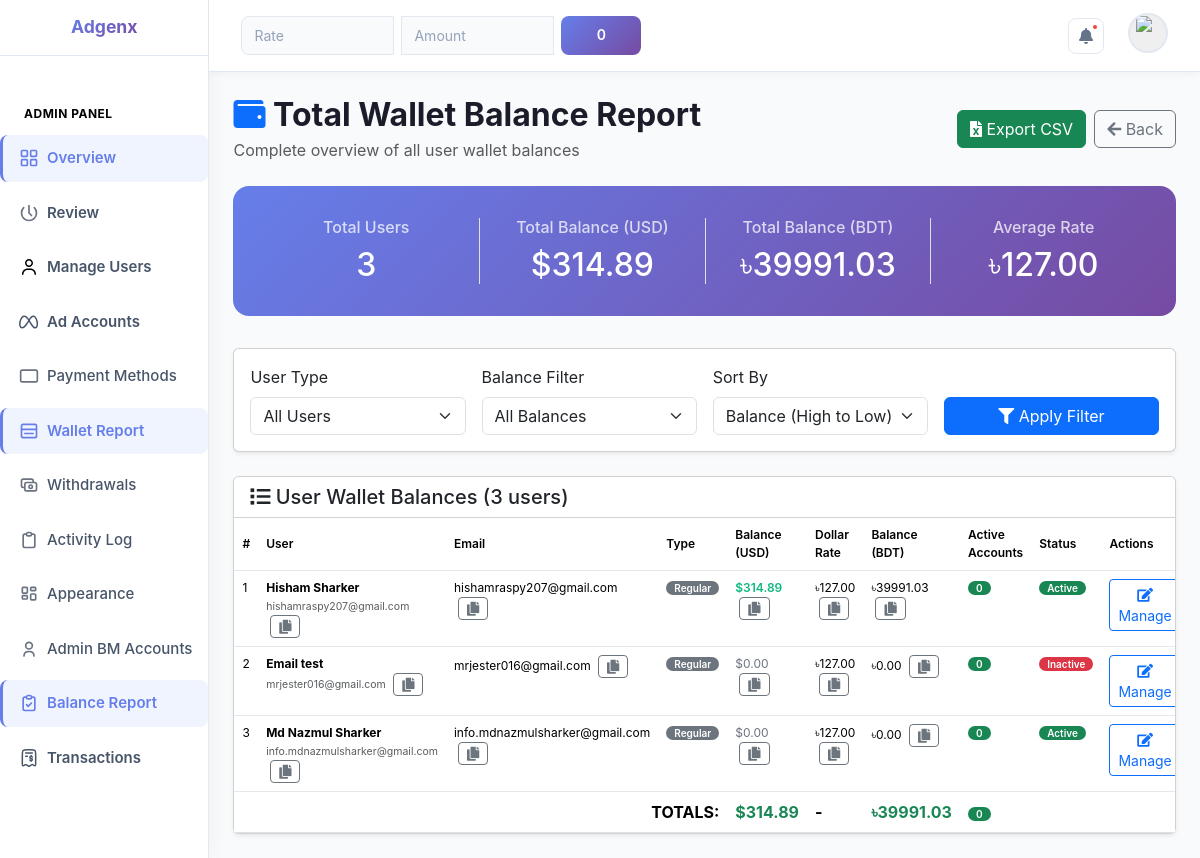
/admin_dashboard/wallet_balance_report/ (signed in), run on an earlier commit of the app's database.
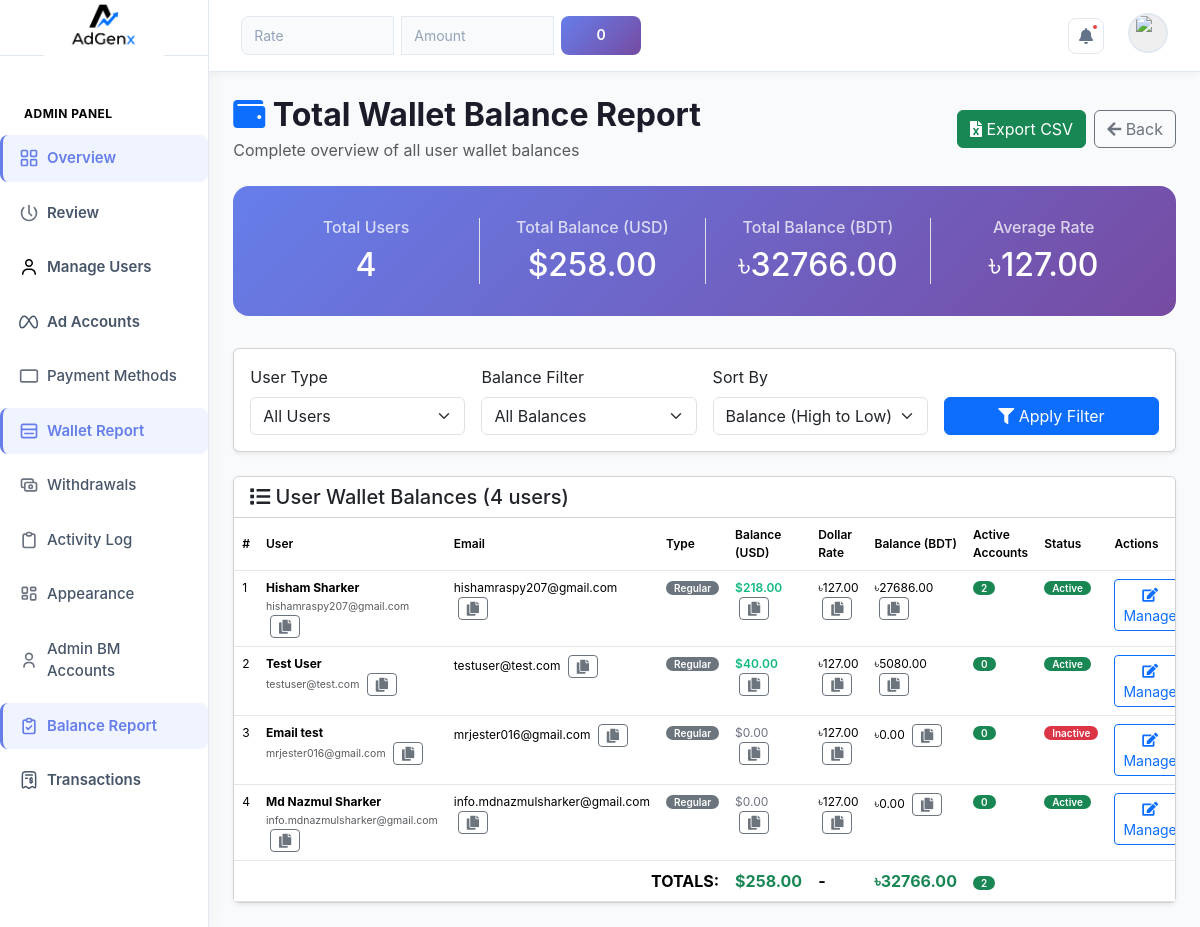
And on a later commit of the database.
### dashboard/models.py (models this page shows, shortened)
class Wallet(models.Model):
    user = models.OneToOneField(User, on_delete=models.CASCADE)
    balance = models.DecimalField(max_digits=10, decimal_places=2, default=0.00)
    dollar_rate = models.DecimalField(max_digits=10, decimal_places=2, default=127.00)

class User(AbstractUser):
    phone_number = models.CharField(max_length=20, blank=True)
    is_verified = models.BooleanField(default=False)
    is_manual_client = models.BooleanField(default=False)
    notes = models.TextField(blank=True)
    include_in_profit_reports = models.BooleanField(default=True)
    created_by = models.ForeignKey('self', on_delete=models.SET_NULL, null=True, blank=True)
    dollar_rate = models.DecimalField(max_digits=10, decimal_places=2, default=110)

### admin_dashboard/models.py (models this page shows, shortened)
class SiteSettings(models.Model):
    hero_title_line1 = models.CharField(max_length=100, default='Scale Your Ads.')
    hero_title_line2 = models.CharField(max_length=100, default='Faster & Smarter.')
    hero_subtitle = models.TextField(default='Get premium ad accounts for Facebook, TikTok & Google Ads. Top up instantly, manage everything from one dashboard.')
    hero_badge_text = models.CharField(max_length=100, default='Trusted Ad Account Platform')
    stat_users = models.CharField(max_length=20, default='500+')
    stat_ad_spend = models.CharField(max_length=20, default='$2M+')
    about_title = models.CharField(max_length=150, default='We Help Advertisers Run Ads Without Limits')
    about_body1 = models.TextField(default='Adgenx was founded by a team of performance marketers who were tired of getting ad accounts banned, restricted, or limited.')
    about_body2 = models.TextField(default='Our team manages every account personally — ensuring fast top-ups, zero downtime, and full transparency in every transaction.')
    about_founded_year = models.CharField(max_length=10, default='2022')
    about_stat_clients = models.CharField(max_length=20, default='500+')
    about_stat_spend = models.CharField(max_length=20, default='$2M+')
    about_stat_uptime = models.CharField(max_length=20, default='99%')
    whatsapp_number = models.CharField(max_length=30, blank=True, default='8801XXXXXXXXX')
    email_support = models.EmailField(blank=True, default='support@adgenx.com')
    facebook_url = models.URLField(blank=True, default='#')
    telegram_url = models.URLField(blank=True, default='#')
    tiktok_url = models.URLField(blank=True, default='#')
    instagram_url = models.URLField(blank=True, default='#')
    footer_tagline = models.CharField(max_length=200, default='Premium ad account management platform for Facebook, TikTok & Google Ads. Scale without limits.')
    logo = models.ImageField(upload_to='logos/', blank=True, null=True, help_text='Upload logo image (max 2MB, PNG/JPG recommended)')
    class Meta:
        verbose_name = 'Site Settings'
    @classmethod
    def get(cls):
        obj, _ = cls.objects.get_or_create(pk=1)
        return obj

### admin_dashboard/views.py (the view)
# urls.py: path('wallet_balance_report/', views.wallet_balance_report, name='wallet_balance_report'),
@login_required(login_url='auth')
@require_permission('can_review_deposits')
def wallet_balance_report(request):
    from decimal import Decimal
    from django.db.models import Count, Avg
    user_type = request.GET.get('user_type', 'all')
    balance_filter = request.GET.get('balance_filter', 'all')
    sort_by = request.GET.get('sort_by', 'balance_desc')
    wallets_qs = Wallet.objects.select_related('user').filter(user__is_staff=False)
    if user_type == 'manual':
        wallets_qs = wallets_qs.filter(user__is_manual_client=True)
    elif user_type == 'regular':
        wallets_qs = wallets_qs.filter(user__is_manual_client=False)
    if balance_filter == 'positive':
        wallets_qs = wallets_qs.filter(balance__gt=0)
    elif balance_filter == 'zero':
        wallets_qs = wallets_qs.filter(balance=0)
    elif balance_filter == 'negative':
        wallets_qs = wallets_qs.filter(balance__lt=0)
    if sort_by == 'balance_desc':
        wallets_qs = wallets_qs.order_by('-balance')
    elif sort_by == 'balance_asc':
        wallets_qs = wallets_qs.order_by('balance')
    elif sort_by == 'name':
        wallets_qs = wallets_qs.order_by('user__first_name', 'user__last_name')
    elif sort_by == 'recent':
        wallets_qs = wallets_qs.order_by('-user__date_joined')
    total_balance_usd = wallets_qs.aggregate(total=Sum('balance'))['total'] or Decimal('0')
    avg_dollar_rate = wallets_qs.aggregate(avg=Avg('dollar_rate'))['avg'] or Decimal('127.00')
    total_users = wallets_qs.count()
    wallets_list = []
    total_balance_bdt = Decimal('0')
    total_active_accounts = 0
    for wallet in wallets_qs:
        wallet.balance_bdt = wallet.balance * wallet.dollar_rate
        wallet.active_accounts = AdAccount.objects.filter(user=wallet.user, status='active').count()
        total_balance_bdt += wallet.balance_bdt
        total_active_accounts += wallet.active_accounts
        wallets_list.append(wallet)
    wallets = paginate_data(request, wallets_list, 50)
    context = {
        'wallets': wallets,
        'total_users': total_users,
        'total_balance_usd': total_balance_usd,
        'total_balance_bdt': total_balance_bdt,
        'avg_dollar_rate': avg_dollar_rate,
        'total_active_accounts': total_active_accounts,
        'user_type': user_type,
        'balance_filter': balance_filter,
        'sort_by': sort_by,
    }
    return render(request, 'wallet_balance_report.html', context)

### admin_dashboard/context_processors.py (called while the page is built)
def site_settings(request):
    settings = SiteSettings.get()
    return {
        'settings': settings,
    }

### dashboard/group_permissions.py (called while the page is built)
def require_group_permission(permission_codename):
    def decorator(view_func):
        @wraps(view_func)
        def wrapper(request, *args, **kwargs):
            if GroupPermissionManager.user_has_permission(request.user, permission_codename):
                return view_func(request, *args, **kwargs)
            messages.error(
                request,
                f'Access Denied: You do not have the required permission.'
            )
            return redirect('index')
        return wrapper
    return decorator

def group_permissions_context(request):
    context = {
        'user_permissions': {},
        'user_groups': [],
    }
    if request.user.is_authenticated:
        context['user_permissions'] = GroupPermissionManager.get_user_permissions(request.user)
        context['user_groups'] = GroupPermissionManager.get_user_groups(request.user)
    return context

    @staticmethod
    def get_user_groups(user):
        return [g.name for g in user.groups.all()]

### admin_dashboard/templates/wallet_balance_report.html (shortened to what the changed rows need)
{% extends 'layout.html' %}
{% load static %}
{% block content %}
<div class="container-fluid py-4 px-4">
    <div class="d-flex justify-content-between align-items-center mb-4">
        <div>
            <h2 class="fw-bold mb-1">
                <i class="fas fa-wallet text-primary"></i> Total Wallet Balance Report
            </h2>
        </div>
    </div>
    <div class="summary-card">
        <div class="row">
            <div class="col-md-3 text-center">
                <h6 class="mb-2 opacity-75">Total Users</h6>
                <h2 class="mb-0">{{ total_users }}</h2>
            </div>
            <div class="col-md-3 text-center border-start">
                <h6 class="mb-2 opacity-75">Total Balance (USD)</h6>
                <h2 class="mb-0">${{ total_balance_usd|floatformat:2 }}</h2>
            </div>
            <div class="col-md-3 text-center border-start">
                <h6 class="mb-2 opacity-75">Total Balance (BDT)</h6>
                <h2 class="mb-0">৳{{ total_balance_bdt|floatformat:2 }}</h2>
            </div>
            <div class="col-md-3 text-center border-start">
                <h2 class="mb-0">৳{{ avg_dollar_rate|floatformat:2 }}</h2>
            </div>
        </div>
    </div>
    <div class="card shadow-sm">
        <div class="card-header bg-white">
            <h5 class="mb-0"><i class="fas fa-list"></i> User Wallet Balances ({{ wallets.paginator.count }} users)</h5>
        </div>
        <div class="card-body p-0">
            <div class="table-responsive">
                <table class="table table-hover mb-0" id="walletTable">
                    <thead class="bg-light">
                        <tr>
                            <th>#</th>
                            <th>User</th>
                            <th>Email</th>
                            <th>Type</th>
                            <th>Balance (USD)</th>
                            <th>Dollar Rate</th>
                            <th>Balance (BDT)</th>
                            <th>Active Accounts</th>
                            <th>Status</th>
                            <th>Actions</th>
                        </tr>
                    </thead>
                    <tbody>
                        {% for wallet in wallets %}
                        <tr>
                            <td>{{ forloop.counter }}</td>
                            <td>
                                <strong>{{ wallet.user.first_name }} {{ wallet.user.last_name }}</strong>
                                <br><small class="text-muted">{{ wallet.user.username }}</small>
                                <button class="btn btn-sm btn-outline-secondary py-0 px-2 ms-1" onclick="copyToClipboard('{{ wallet.user.username }}', this)" title="Copy Username">
                                  <i class="fas fa-copy"></i>
                                </button>
                            </td>
                            <td>
                                {{ wallet.user.email }}
                                <button class="btn btn-sm btn-outline-secondary py-0 px-2 ms-1" onclick="copyToClipboard('{{ wallet.user.email }}', this)" title="Copy Email">
                                  <i class="fas fa-copy"></i>
                                </button>
                            </td>
                            <td>
                                {% if wallet.user.is_manual_client %}
                                <span class="badge bg-info">Manual</span>
                                {% else %}
                                <span class="badge bg-secondary">Regular</span>
                                {% endif %}
                            </td>
                            <td>
                                <span class="{% if wallet.balance > 0 %}positive-balance{% elif wallet.balance == 0 %}zero-balance{% else %}negative-balance{% endif %}">
                                    ${{ wallet.balance|floatformat:2 }}
                                </span>
                                <button class="btn btn-sm btn-outline-secondary py-0 px-2 ms-1" onclick="copyToClipboard('{{ wallet.balance|floatformat:2 }}', this)" title="Copy Balance">
                                  <i class="fas fa-copy"></i>
                                </button>
                            </td>
                            <td>
                                ৳{{ wallet.dollar_rate|floatformat:2 }}
                                <button class="btn btn-sm btn-outline-secondary py-0 px-2 ms-1" onclick="copyToClipboard('{{ wallet.dollar_rate|floatformat:2 }}', this)" title="Copy Dollar Rate">
                                  <i class="fas fa-copy"></i>
                                </button>
                            </td>
                            <td>
                                ৳{{ wallet.balance_bdt|floatformat:2 }}
                                <button class="btn btn-sm btn-outline-secondary py-0 px-2 ms-1" onclick="copyToClipboard('{{ wallet.balance_bdt|floatformat:2 }}', this)" title="Copy BDT Balance">
                                  <i class="fas fa-copy"></i>
                                </button>
                            </td>
                            <td>
                                <span class="badge bg-success">{{ wallet.active_accounts }}</span>
                            </td>
                            <td>
                                {% if wallet.user.is_active %}
                                <span class="badge bg-success">Active</span>
                                {% else %}
                                <span class="badge bg-danger">Inactive</span>
                                {% endif %}
                            </td>
                            <td>
                                <a href="{% url 'admin_dashboard:manage_user' %}?username={{ wallet.user.username }}"
                                   class="btn btn-sm btn-outline-primary">
                                    <i class="fas fa-edit"></i> Manage
                                </a>
                            </td>
                        </tr>
                        {% empty %}
                        <tr>
                            <td colspan="10" class="text-center text-muted py-4">
                                No wallets found
                            </td>
                        </tr>
                        {% endfor %}
                    </tbody>
                    <tfoot class="bg-light fw-bold">
                        <tr>
                            <td colspan="4" class="text-end">TOTALS:</td>
                            <td class="text-success">${{ total_balance_usd|floatformat:2 }}</td>
                            <td>-</td>
                            <td class="text-success">৳{{ total_balance_bdt|floatformat:2 }}</td>
                            <td><span class="badge bg-success">{{ total_active_accounts }}</span></td>
                            <td colspan="2"></td>
                        </tr>
                    </tfoot>
                </table>
            </div>
        </div>
    </div>
</div>
{% endblock %}

### dashboard/templates/layout.html (shortened to what the changed rows need)
{% load static %}
<!DOCTYPE html>
<html lang="en">
<head>
    <link href="https://cdn.jsdelivr.net/npm/bootstrap@5.3.7/dist/css/bootstrap.min.css" rel="stylesheet">
    <link href="https://cdnjs.cloudflare.com/ajax/libs/font-awesome/5.15.3/css/all.min.css" rel="stylesheet" >
    <link rel="stylesheet" href="{% static 'styles.css' %}">
</head>
<body>
    <div class="d-flex">
    <aside class="sidebar d-flex flex-column justify-content-between">
    <div>
        <div class="d-flex justify-content-center align-items-center">
            <a href="{% url 'index' %}" class="logo d-flex align-items-center gap-2 text-decoration-none">
                {% if settings.logo %}
                    <img loading="lazy" src="{{ settings.logo.url }}" alt="Logo" />
                {% else %}
                    <span>Adgenx</span>
                {% endif %}
            </a>
        </div>
    </div>
    </aside>
    <div class="flex-grow-1 d-flex flex-column">
    {% block content %}
    {% endblock %}
    </div>
    </div>
</body>
</html>

What changed in the data, as far as the page shows it:
now on this page (row edited): SiteSettings: logo (picture)
changed Wallet "Hisham": balance "314.89" → "218.00"; balance_bdt "39991.03" → "27686.00"; active_accounts "0" → "2"
added Wallet: user.first_name "Test", user.last_name "User", user.username "testuser@test.com", user.email "testuser@test.com", shows "Regular", balance "40.00", dollar_rate "127.00", balance_bdt "5080.00", active_accounts "0", shows "Active"
Also different on the page:
{{ total_users }}: "3" → "4"
{{ total_balance_usd|floatformat:2 }}: "314.89" → "258.00"
{{ total_balance_bdt|floatformat:2 }}: "39991.03" → "32766.00"
{{ wallets.paginator.count }}: "3" → "4"
{{ total_active_accounts }}: "0" → "2"
text no longer shown: "Adgenx"
